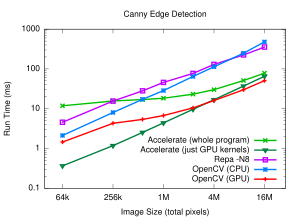

Recreate this plot in gnuplot.
# vim: filetype=gnuplot

set title "Canny Edge Detection"

set terminal pdf size 3,2.2
set output "canny.pdf"

set key on
set key bottom

set xlabel "Image Size (total pixels)"
set logscale x
set xrange [40000:30000000]
set xtics  ("64k" 65536, "256k" 262144, "1M" 1048576, "4M" 4194304, "16M" 16777216)

set ylabel "Run Time (ms)"
set logscale y


plot    'canny.dat' using ($1*$1):($2)                          \
                title "Accelerate (whole program)"              \
                ls 2  lw 4 with linespoints,                    \
        'canny.dat' using ($1*$1):($3)                          \
                title "Accelerate (just GPU kernels)"           \
                ls 10  lw 4 with linespoints,                   \
        'canny.dat' using ($1*$1):($4)                          \
                title "Repa -N8"                                \
                ls 4  lw 4 with linespoints,                    \
        'canny.dat' using ($1*$1):($5)                          \
                title "OpenCV (CPU)"                            \
                ls 3  lw 4 with linespoints,                    \
        'canny.dat' using ($1*$1):($6)                          \
                title "OpenCV (GPU)"                            \
                ls 1  lw 4 with linespoints
